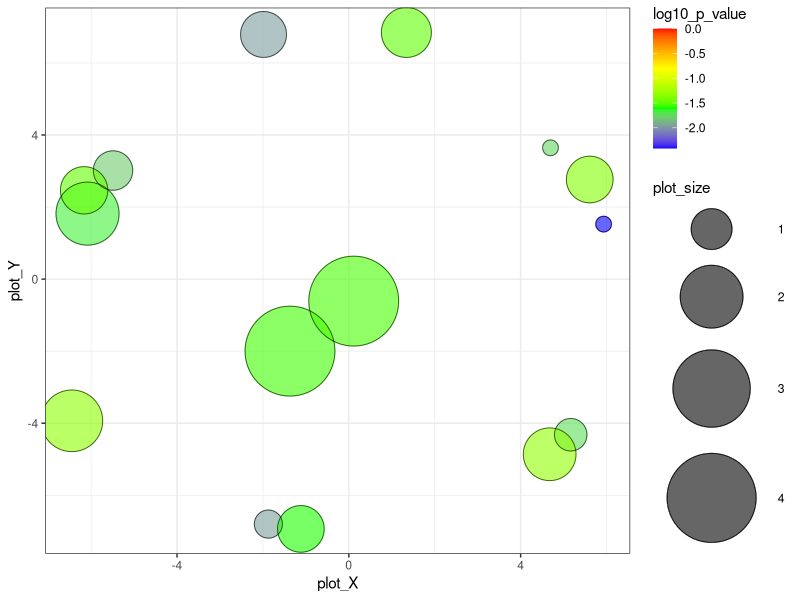

R code for this plot: (Note: this script raises an error after producing the figure.)


# A plotting R script produced by the REVIGO server at http://revigo.irb.hr/
# If you found REVIGO useful in your work, please cite the following reference:
# Supek F et al. "REVIGO summarizes and visualizes long lists of Gene Ontology
# terms" PLoS ONE 2011. doi:10.1371/journal.pone.0021800


# --------------------------------------------------------------------------
# If you don't have the ggplot2 package installed, uncomment the following line:
# install.packages( "ggplot2" );
library( ggplot2 );
# --------------------------------------------------------------------------
# If you don't have the scales package installed, uncomment the following line:
# install.packages( "scales" );
library( scales );


# --------------------------------------------------------------------------
# Here is your data from REVIGO. Scroll down for plot configuration options.

revigo.names <- c("term_ID","description","frequency_%","plot_X","plot_Y","plot_size","log10_p_value","uniqueness","dispensability");
revigo.data <- rbind(c("GO:0045735","nutrient reservoir activity", 0.286,-6.449,-3.933, 1.929,-1.3427,0.879,0.000),
c("GO:0046923","ER retention sequence binding", 0.048,-1.986, 6.791, 1.176,-1.9764,0.857,0.000),
c("GO:0050370","tyrosine N-monooxygenase activity", 0.012, 5.932, 1.527, 0.602,-2.4137,0.799,0.000),
c("GO:0019843","rRNA binding", 0.347,-6.084, 1.818, 2.013,-1.6615,0.714,0.028),
c("GO:0008905","mannose-phosphate guanylyltransferase activity", 0.014,-1.873,-6.799, 0.699,-1.9672,0.706,0.034),
c("GO:0004820","glycine-tRNA ligase activity", 0.017, 5.166,-4.319, 0.778,-1.7332,0.796,0.035),
c("GO:0003913","DNA photolyase activity", 0.071, 1.340, 6.847, 1.342,-1.4846,0.842,0.039),
c("GO:1901363","heterocyclic compound binding",39.805,-1.370,-1.998, 4.068,-1.5485,0.875,0.057),
c("GO:0097159","organic cyclic compound binding",39.816, 0.114,-0.610, 4.068,-1.5353,0.875,0.204),
c("GO:0008883","glutamyl-tRNA reductase activity", 0.010, 4.695, 3.645, 0.602,-1.7620,0.800,0.228),
c("GO:0004616","phosphogluconate dehydrogenase (decarboxylating) activity", 0.051, 5.609, 2.765, 1.204,-1.3716,0.795,0.250),
c("GO:0008097","5S rRNA binding", 0.027,-5.490, 3.014, 0.954,-1.8006,0.733,0.432),
c("GO:0008266","poly(U) RNA binding", 0.054,-6.164, 2.465, 1.230,-1.4688,0.677,0.455),
c("GO:0016884","carbon-nitrogen ligase activity, with glutamine as amido-N-donor", 0.095, 4.676,-4.861, 1.462,-1.3241,0.793,0.472),
c("GO:0070568","guanylyltransferase activity", 0.051,-1.117,-6.933, 1.204,-1.5934,0.740,0.505));

one.data <- data.frame(revigo.data);
names(one.data) <- revigo.names;
one.data <- one.data [(one.data$plot_X != "null" & one.data$plot_Y != "null"), ];
one.data$plot_X <- as.numeric( as.character(one.data$plot_X) );
one.data$plot_Y <- as.numeric( as.character(one.data$plot_Y) );
one.data$plot_size <- as.numeric( as.character(one.data$plot_size) );
one.data$log10_p_value <- as.numeric( as.character(one.data$log10_p_value) );
one.data$frequency <- as.numeric( as.character(one.data$frequency) );
one.data$uniqueness <- as.numeric( as.character(one.data$uniqueness) );
one.data$dispensability <- as.numeric( as.character(one.data$dispensability) );
#head(one.data);


# --------------------------------------------------------------------------
# Names of the axes, sizes of the numbers and letters, names of the columns,
# etc. can be changed below

p1 <- ggplot( data = one.data );
p1 <- p1 + geom_point( aes( plot_X, plot_Y, colour = log10_p_value, size = plot_size), alpha = I(0.6) ) + scale_size_area();
p1 <- p1 + scale_colour_gradientn( colours = c("blue", "green", "yellow", "red"), limits = c( min(one.data$log10_p_value), 0) );
p1 <- p1 + geom_point( aes(plot_X, plot_Y, size = plot_size), shape = 21, fill = "transparent", colour = I (alpha ("black", 0.6) )) + scale_size_area();
p1 <- p1 + scale_size( range=c(5, 30)) + theme_bw(); # + scale_fill_gradientn(colours = heat_hcl(7), limits = c(-300, 0) );

#ex <- one.data [ one.data$dispensability < 0.15, ]; 
ex <- one.data [ c(1,8), ]; 

#p1 <- p1 + geom_text( data = ex, aes(plot_X, plot_Y, label = description), colour = I(alpha("black", 0.85)), size = 3 );
p1 <- p1 + geom_label_repel(data=ex, aes(plot_X, plot_Y, label = description), fill="lightgrey", size=4, nudge_y = 20,segment.alpha = 0.7)

p1 <- p1 + labs (y = NULL, x = "Molecular Function");
p1=p1+theme(axis.title.x = element_text(size = 20))
p1 <- p1 + theme(legend.key = element_blank()) ;
one.x_range = max(one.data$plot_X) - min(one.data$plot_X);
one.y_range = max(one.data$plot_Y) - min(one.data$plot_Y);
p1= p1+ theme(legend.position="none")
p1 <- p1 + xlim(min(one.data$plot_X)-one.x_range/10,max(one.data$plot_X)+one.x_range/10);
#p1 <- p1 + ylim(min(one.data$plot_Y)-one.y_range/10,max(one.data$plot_Y)+one.y_range/10);
p1 <- p1 + xlim(-8.5,8.5);
p1 <- p1 + ylim(-10,30);
p1 <- p1 + theme(panel.grid.major = element_blank(), panel.grid.minor = element_blank())
p1 <- p1 + theme(plot.margin=unit(c(0,0,0.1,0), "cm"))
p1 <- p1 +  theme(axis.text.y=element_blank(),axis.ticks.y=element_blank())




# --------------------------------------------------------------------------
# Output the plot to screen

plot5=p1
plot5
# Uncomment the line below to also save the plot to a file.
# The file type depends on the extension (default=pdf).

# ggsave("C:/Users/path_to_your_file/revigo-plot.pdf");
